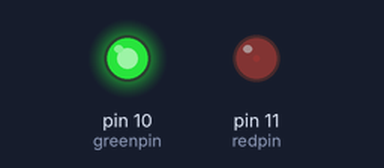
Simulated run of this sketch. Board: Arduino Uno, built with avr-gcc and run on an emulated ATmega328P. Shown: output pins drawn as LEDs (lit = HIGH).

Above: at 0.05 s.
At 2.15 s:
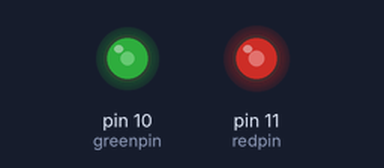
At 3.45 s:
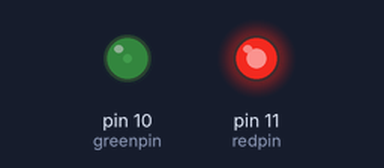
At 6.9 s:
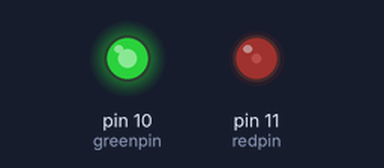
Timing chart, 0 to 10.0 s (numbered marks = the images above):
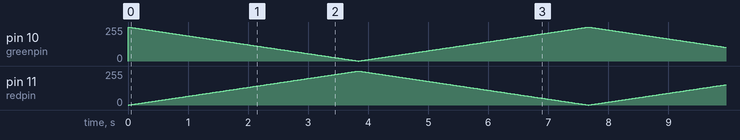

The sketch:

LED_BICOLOR.ino
```cpp
// Arduino MODULO KY011
int redpin = 11; // PIN red LED
int greenpin = 10; // PIN green LED
int val;
void setup () {
 pinMode (redpin, OUTPUT);
 pinMode (greenpin, OUTPUT);
}
void loop () {
 for (val = 255; val> 0; val--)
 {
 analogWrite (greenpin, val);
 analogWrite (redpin, 255-val);
 delay (15);
 }
 for (val = 0; val <255; val++)
 {
 analogWrite (greenpin, val);
 analogWrite (redpin, 255-val);
 delay (15);
 }
}
```
